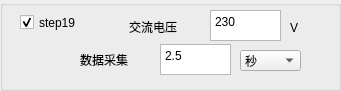
  <widget class="QGroupBox" name="groupBox_23">
   <property name="geometry">
    <rect>
     <x>900</x>
     <y>420</y>
     <width>341</width>
     <height>91</height>
    </rect>
   </property>
   <property name="title">
    <string/>
   </property>
   <widget class="QLabel" name="label_185">
    <property name="geometry">
     <rect>
      <x>290</x>
      <y>20</y>
      <width>16</width>
      <height>16</height>
     </rect>
    </property>
    <property name="text">
     <string>V</string>
    </property>
   </widget>
   <widget class="QCheckBox" name="checkBox_S19">
    <property name="geometry">
     <rect>
      <x>20</x>
      <y>12</y>
      <width>91</width>
      <height>21</height>
     </rect>
    </property>
    <property name="text">
     <string>step19</string>
    </property>
    <property name="checked">
     <bool>true</bool>
    </property>
   </widget>
   <widget class="QLabel" name="label_187">
    <property name="geometry">
     <rect>
      <x>129</x>
      <y>17</y>
      <width>71</width>
      <height>20</height>
     </rect>
    </property>
    <property name="text">
     <string>交流电压</string>
    </property>
   </widget>
   <widget class="QTextEdit" name="textEdit_S19_TIME">
    <property name="geometry">
     <rect>
      <x>160</x>
      <y>44</y>
      <width>71</width>
      <height>31</height>
     </rect>
    </property>
    <property name="html">
     <string>&lt;!DOCTYPE HTML PUBLIC &quot;-//W3C//DTD HTML 4.0//EN&quot; &quot;http://www.w3.org/TR/REC-html40/strict.dtd&quot;&gt;
&lt;html&gt;&lt;head&gt;&lt;meta name=&quot;qrichtext&quot; content=&quot;1&quot; /&gt;&lt;style type=&quot;text/css&quot;&gt;
p, li { white-space: pre-wrap; }
&lt;/style&gt;&lt;/head&gt;&lt;body style=&quot; font-family:'宋体'; font-size:10pt; font-weight:400; font-style:normal;&quot;&gt;
&lt;p style=&quot; margin-top:0px; margin-bottom:0px; margin-left:0px; margin-right:0px; -qt-block-indent:0; text-indent:0px;&quot;&gt;&lt;span style=&quot; font-family:'SimSun'; font-size:9pt;&quot;&gt;2.5&lt;/span&gt;&lt;/p&gt;&lt;/body&gt;&lt;/html&gt;</string>
    </property>
   </widget>
   <widget class="QTextEdit" name="textEdit_S19_AC_VOLT">
    <property name="geometry">
     <rect>
      <x>210</x>
      <y>10</y>
      <width>71</width>
      <height>31</height>
     </rect>
    </property>
    <property name="html">
     <string>&lt;!DOCTYPE HTML PUBLIC &quot;-//W3C//DTD HTML 4.0//EN&quot; &quot;http://www.w3.org/TR/REC-html40/strict.dtd&quot;&gt;
&lt;html&gt;&lt;head&gt;&lt;meta name=&quot;qrichtext&quot; content=&quot;1&quot; /&gt;&lt;style type=&quot;text/css&quot;&gt;
p, li { white-space: pre-wrap; }
&lt;/style&gt;&lt;/head&gt;&lt;body style=&quot; font-family:'宋体'; font-size:10pt; font-weight:400; font-style:normal;&quot;&gt;
&lt;p style=&quot; margin-top:0px; margin-bottom:0px; margin-left:0px; margin-right:0px; -qt-block-indent:0; text-indent:0px;&quot;&gt;&lt;span style=&quot; font-family:'SimSun'; font-size:9pt;&quot;&gt;230&lt;/span&gt;&lt;/p&gt;&lt;/body&gt;&lt;/html&gt;</string>
    </property>
   </widget>
   <widget class="QLabel" name="label_189">
    <property name="geometry">
     <rect>
      <x>80</x>
      <y>50</y>
      <width>71</width>
      <height>20</height>
     </rect>
    </property>
    <property name="text">
     <string>数据采集</string>
    </property>
   </widget>
   <widget class="QComboBox" name="comboBox_S19_TIME">
    <property name="geometry">
     <rect>
      <x>240</x>
      <y>50</y>
      <width>61</width>
      <height>21</height>
     </rect>
    </property>
    <item>
     <property name="text">
      <string>秒</string>
     </property>
    </item>
    <item>
     <property name="text">
      <string>毫秒</string>
     </property>
    </item>
    <item>
     <property name="text">
      <string>分钟</string>
     </property>
    </item>
   </widget>
  </widget>
